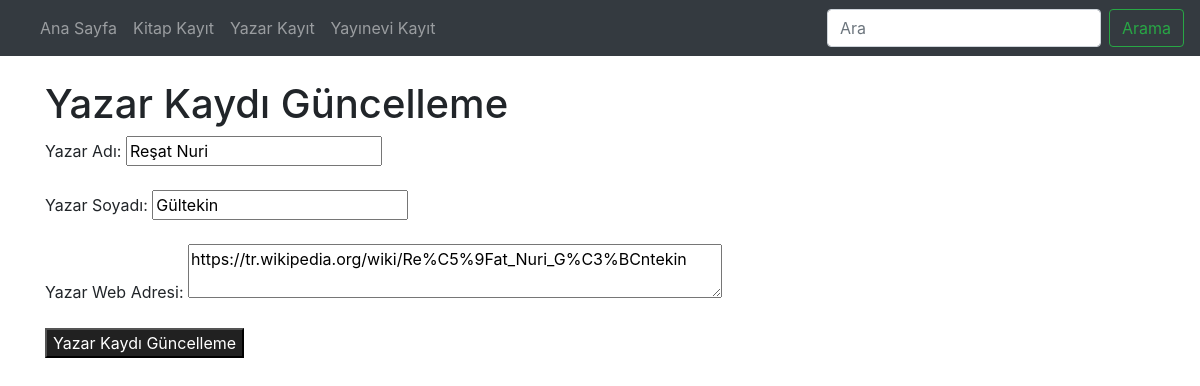
/guncellenecek.php?YazarNo=1, run on the app's committed database.
### tables this page shows
CREATE TABLE `yazarveri` (
  `YazarKayitTarihi` timestamp NOT NULL DEFAULT CURRENT_TIMESTAMP COMMENT 'Yazar Kayıt Tarihi girilecek',
  `YazarNo` mediumint(9) NOT NULL COMMENT 'Yazar Numaraları girilecek (Otomatik artan)',
  `YazarAdi` varchar(100) NOT NULL COMMENT 'Yazar adı girilecek',
  `YazarSoyadi` varchar(100) NOT NULL COMMENT 'YAzar Soyadıgirilecek',
  `YazarWebAdresi` varchar(100) DEFAULT NULL COMMENT 'Yazarın web sitesi girilecek'
);

### guncellenecek.php (the view, shortened to what this page needs)
<?php
    require_once("baglanti.php");
    $guncellenecek = mysqli_real_escape_string($baglanti, $_GET["YazarNo"]);
    $sorgu = mysqli_query($baglanti, "SELECT * FROM yazarveri WHERE YazarNo= $guncellenecek");
    $satir = mysqli_fetch_assoc($sorgu);
?>
<!DOCTYPE html>
<html lang="tr"><head><meta http-equiv="Content-Type" content="text/html; charset=UTF-8">
<link href="bootstrap.min.css" rel="stylesheet">
    <link href="./katalog_files/navbar-top.css" rel="stylesheet">
  </head>
  <body>
    <nav class="navbar navbar-expand-md navbar-dark bg-dark mb-4">
  <div class="collapse navbar-collapse" id="navbarCollapse">
    <ul class="navbar-nav mr-auto">
      <li class="nav-item">
        <a class="nav-link" href="index.php">Ana Sayfa </a>
      </li>
      <li class="nav-item">
        <a class="nav-link" href="kitap.php">Kitap Kayıt</a>
      </li>
      <li class="nav-item">
        <a class="nav-link" href="yazar.php">Yazar Kayıt</a>
      </li>
      <li class="nav-item">
        <a class="nav-link" href="yayinevi.php">Yayınevi Kayıt</a>
      </li>
    </ul>
    <form class="form-inline mt-2 mt-md-0">
      <input class="form-control mr-sm-2" type="text" placeholder="Ara" aria-label="Search">
      <button class="btn btn-outline-success my-2 my-sm-0" type="submit">Arama</button>
    </form>
  </div>
</nav>
<main role="main" class="container">
<h1>Yazar Kaydı Güncelleme</h1>
<form action="yazar_guncellendi.php" method="post">
    Yazar Adı: <input type="text" name="YazarAdi" value="<?php echo $satir["YazarAdi"] ;?>"><br><br>
    Yazar Soyadı: <input type="text" name="YazarSoyadi" value="<?php echo $satir["YazarSoyadi"] ;?>"><br><br>
    Yazar Web Adresi: <textarea name="YazarWebAdresi" rows="2" cols="50"><?php echo $satir["YazarWebAdresi"]?></textarea><br><br>
    <input type="submit" value="Yazar Kaydı Güncelleme" style="text-align:center;background-color:#212121; color: white">
</form>
</main>
</body></html>

### navbar-top.css (style rules this page uses)
body { min-height: 75rem; }

### data on the page
yazarveri: YazarAdi "Reşat Nuri", YazarSoyadi "Gültekin", YazarWebAdresi "https://tr.wikipedia.org/wiki/Re%C5%9Fat_Nuri_G%C3%BCntekin"
